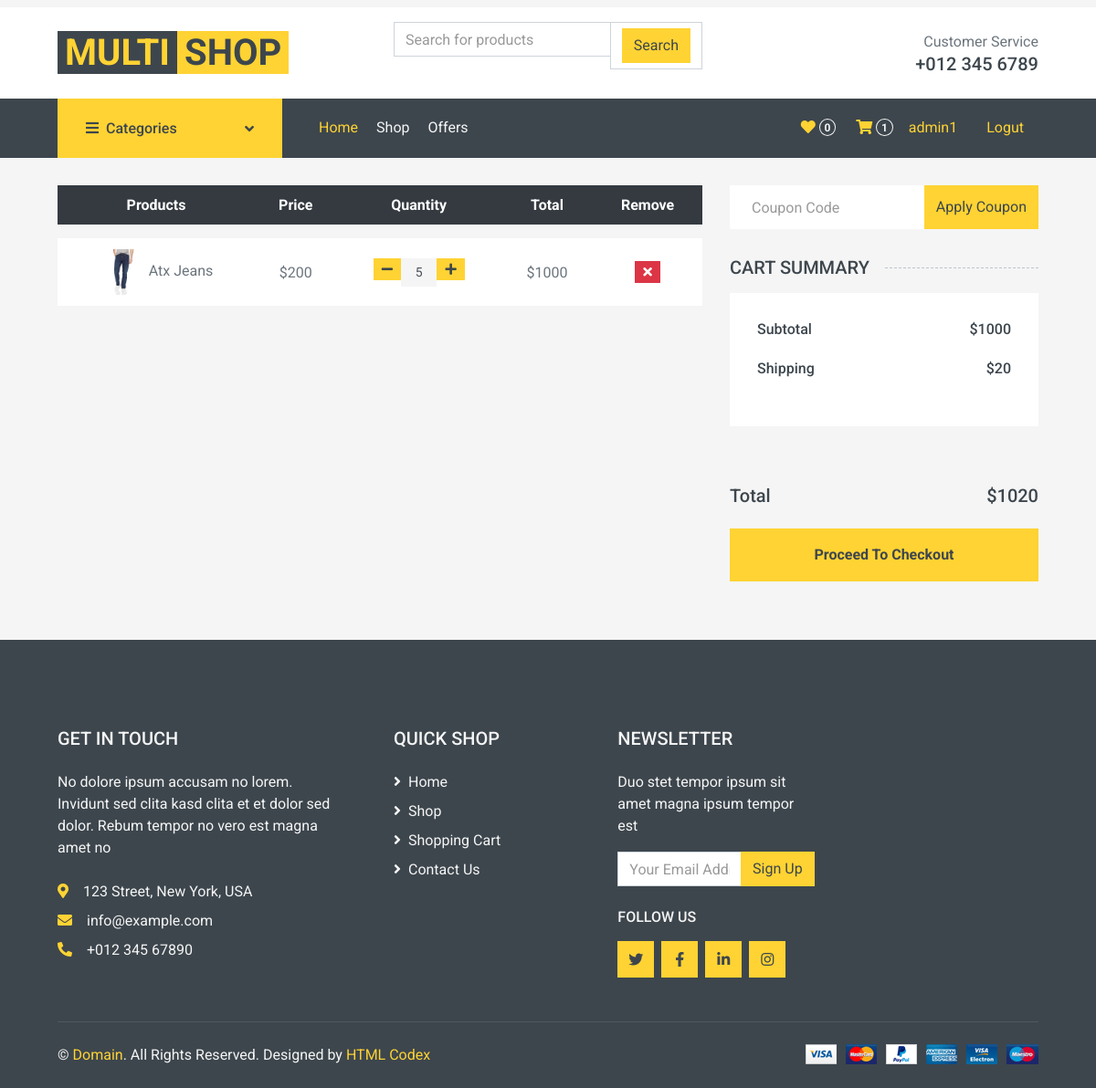
Page /cart/ (signed in) on the committed database.
### Cart/models.py (models this page shows)
class Cart_item(models.Model):
    user=models.ForeignKey(User, on_delete=models.CASCADE)
    product=models.ForeignKey(Product,on_delete=models.CASCADE)
    variations=models.ForeignKey(Variation, on_delete=models.CASCADE,null=True,blank=True)
    quantity=models.IntegerField()
    created_at=models.DateTimeField(auto_now=True)
    is_active=models.BooleanField(default=True)
    coupon=models.ForeignKey(Coupon, null=True,blank=True, on_delete=models.CASCADE)
    def total(self):
        total_price=self.quantity*self.product.price
        return total_price
    class Meta:
        verbose_name = ("Cart_item")
        verbose_name_plural = ("Cart_items")
    def __str__(self):
        return str(self.product)

### Store/models.py (models this page shows, shortened)
class Product(models.Model):
    name=models.CharField( max_length=50,unique=True)
    slug=models.SlugField(unique=True,blank=True,null=True)
    category=models.ForeignKey(Category, on_delete=models.CASCADE)
    image=models.ImageField(upload_to=Product_image, height_field=None, width_field=None, max_length=None)
    stock=models.IntegerField()
    price=models.IntegerField()
    description=models.TextField()
    created_at=models.DateTimeField(auto_now_add=True)
    is_available=models.BooleanField(default=True)
    offerprice=models.IntegerField(null=True,blank=True)
    offerpercent=models.IntegerField(null=True,blank=True)
    class Meta:
        verbose_name = ("Product")
        verbose_name_plural = ("Products")
    def __str__(self):
        return self.name

### Cart/views.py (the view, shortened to what this page needs)
# urls.py: path('',views.cart,name='cart'),
@login_required(login_url='accounts:login')
def cart(request,subtotal=0,shipping=0,grand_total=0,discount=0,quantity=0,):
    cart_items=Cart_item.objects.all().filter(user=request.user,is_active=True)
    for cart_item in cart_items:
        try:
            offer=Offer.objects.get(product=cart_item.product)
            newprice=offer.offer_price()
            cart_item.product.price=newprice
            subtotal+=newprice*cart_item.quantity
            quantity+=cart_item.quantity
        except:
            subtotal+=cart_item.product.price*cart_item.quantity
            quantity+=cart_item.quantity
    if cart_items:
        shipping=20
    else:
        shipping=0
    grand_total=subtotal+shipping
    context={'cart_items':cart_items,'subtotal':subtotal,
             'shipping':shipping,'grand_total':grand_total,
             'discount':discount,'quantity':quantity,
             }
    return render (request,'cart/cart.html',context)

### Accounts/context_processor.py (called while the page is built)
def profile_context(request,profile=None):
    if request.user.is_authenticated:
        profile=Profile.objects.get(user=request.user)
    return {'profile':profile}

### Cart/context_processor.py (called while the page is built)
def cart_context(request,items_count=0):
    if request.user.is_authenticated:
        cart_items=Cart_item.objects.all().filter(user=request.user,is_active=True)
        items_count=cart_items.count()
    return {'items_count':items_count}

### Categories/context_processor.py (called while the page is built)
def category_context(request):
    categories=Category.objects.all()
    return {'categories':categories}

### Categories/models.py (called while the page is built)
    def __str__(self):
        return self.name

### Store/context_processor.py (called while the page is built)
def offers_context(request):
    offers=Offer.objects.all().filter(is_active=True)
    return {'offers':offers}

### templates/cart/cart.html (shortened to what this page needs)
{% extends "base/base.html" %}
{% block body %}
    <div class="container-fluid">
        <div class="row px-xl-5">
            <div class="col-lg-8 table-responsive mb-5">
                <table class="table table-light table-borderless table-hover text-center mb-0">
                    <thead class="thead-dark">
                        {% if cart_items %}
                        <tr>
                            <th>Products</th>
                            <th>Price</th>
                            <th>Quantity</th>
                            <th>Total</th>
                            <th>Remove</th>
                        </tr>
                        {% endif %}
                    </thead>
                    <tbody class="align-middle">
                        {% if cart_items %}
                        {% for cart_item in cart_items  %}
                        <tr>
                            <td class="align-middle"><img src="{{cart_item.product.image.url}}" alt="" style="width: 50px;"> {{cart_item}}</td>
                            <td class="align-middle">${{cart_item.product.price}}</td>
                            <td class="align-middle">
                                <div class="input-group quantity mx-auto" style="width: 100px;">
                                    <div class="input-group-btn">
                                        <a href={% url "cart:remove_cart" cart_item.product.id cart_item.id %} class="btn btn-sm btn-primary btn-minus" >
                                        <i class="fa fa-minus"></i>
                                        </a>
                                    </div>
                                    <input type="text" class="form-control form-control-sm bg-secondary border-0 text-center"  value={{cart_item.quantity}}>
                                    <div class="input-group-btn">
                                        <a href={% url "cart:add_cart" cart_item.product.id cart_item.id %} class="btn btn-sm btn-primary btn-plus">
                                            <i class="fa fa-plus"></i>
                                        </a>
                                    </div>
                                </div>
                            </td>
                            <td class="align-middle">${{cart_item.total}}</td>
                            <td class="align-middle"><a href= {% url "cart:delete_cart" cart_item.product.id cart_item.id %} class="btn btn-sm btn-danger"><i class="fa fa-times"></i></a></td>
                        </tr>
                        {% endfor %}
                        {% else %}
                        <h5> Cart is empty</h5>
                        <a href= {% url "store:shop" %}  class="btn btn-primary">Continue Shopping</a>
                        {% endif %}
                    </tbody>
                </table>
            </div>
            <div class="col-lg-4">
                <form class="mb-30" method='POST'>
                    <div class="input-group">
                        <input type="text" class="form-control border-0 p-4" placeholder="Coupon Code" name="code">
                        <div class="input-group-append">
                            <button type="submit" class="btn btn-primary" name="deduct" >Apply Coupon</button>
                        </div>
                    </div>
                </form>
                <h5 class="section-title position-relative text-uppercase mb-3"><span class="bg-secondary pr-3">Cart Summary</span></h5>
                <div class="bg-light p-30 mb-5">
                        <div class="d-flex justify-content-between mb-3">
                            <h6>Subtotal</h6>
                            <h6>${{subtotal}}</h6>
                        </div>
                        <div class="d-flex justify-content-between mb-3">
                            <h6 class="font-weight-medium">Shipping</h6>
                            <h6 class="font-weight-medium">${{shipping}}</h6>
                        </div>
                    </div>
                    <div class="pt-2">
                        <div class="d-flex justify-content-between mt-2">
                            <h5>Total</h5>
                            <h5>${{grand_total}}</h5>
                        </div>
                        {% if cart_items %}
                        <a href= {% url "cart:checkout" %} class="btn btn-block btn-primary font-weight-bold my-3 py-3">Proceed To Checkout</a>
                        {% endif %}
                    </div>
                </div>
            </div>
        </div>
    {% endblock body %}

### templates/include/navbar.html (shortened to what this page needs)
<div class="container-fluid bg-dark mb-30">
        <div class="row px-xl-5">
            <div class="col-lg-3 d-none d-lg-block">
                <a class="btn d-flex align-items-center justify-content-between bg-primary w-100" data-toggle="collapse" href="#navbar-vertical" style="height: 65px; padding: 0 30px;">
                    <h6 class="text-dark m-0"><i class="fa fa-bars mr-2"></i>Categories</h6>
                    <i class="fa fa-angle-down text-dark"></i>
                </a>
            </div>
            <div class="col-lg-9">
                <nav class="navbar navbar-expand-lg bg-dark navbar-dark py-3 py-lg-0 px-0">
                    <div class="collapse navbar-collapse justify-content-between" id="navbarCollapse">
                        <div class="navbar-nav mr-auto py-0">
                            <a href={% url "home" %} class="nav-item nav-link active">Home</a>
                            <a href={% url "store:shop" %} class="nav-item nav-link">Shop</a>
                            <a href={% url "store:offers" %} class="nav-item nav-link">Offers</a>
                        </div>
                        <div class="navbar-nav ml-auto py-0 d-none d-lg-block">
                            <a href="" class="btn px-0">
                                <i class="fas fa-heart text-primary"></i>
                                <span class="badge text-secondary border border-secondary rounded-circle" style="padding-bottom: 2px;">0</span>
                            </a>
                            <a href="{% url "cart:cart" %}" class="btn px-0 ml-3">
                                <i class="fas fa-shopping-cart text-primary"></i>
                                <span class="badge text-secondary border border-secondary rounded-circle" style="padding-bottom: 2px;">{{items_count}}</span>
                            </a>
                        </div>
                        {% if request.user.is_authenticated %}
                        <a href={% url "accounts:profile" %} class="nav-item nav-link">{{user}}</a>
                        <a href={% url "accounts:logout" %} class="nav-item nav-link">Logut</a>
                        {% else %}
                        <a href={% url "accounts:register" %} class="nav-item nav-link">Register</a>
                        <a href={% url "accounts:login" %} class="nav-item nav-link">Log in</a>
                        {% endif %}
                    </div>
                    </div>
            </div>
        </div>

### rows in the picture
Cart_item: product.image (picture), product.name "Atx Jeans", product.price "200", quantity "5", total "1000"

### other values in the picture
{{ items_count }} "1"
{{ user }} "admin1"
{{ subtotal }} "1000"
{{ shipping }} "20"
{{ grand_total }} "1020"
